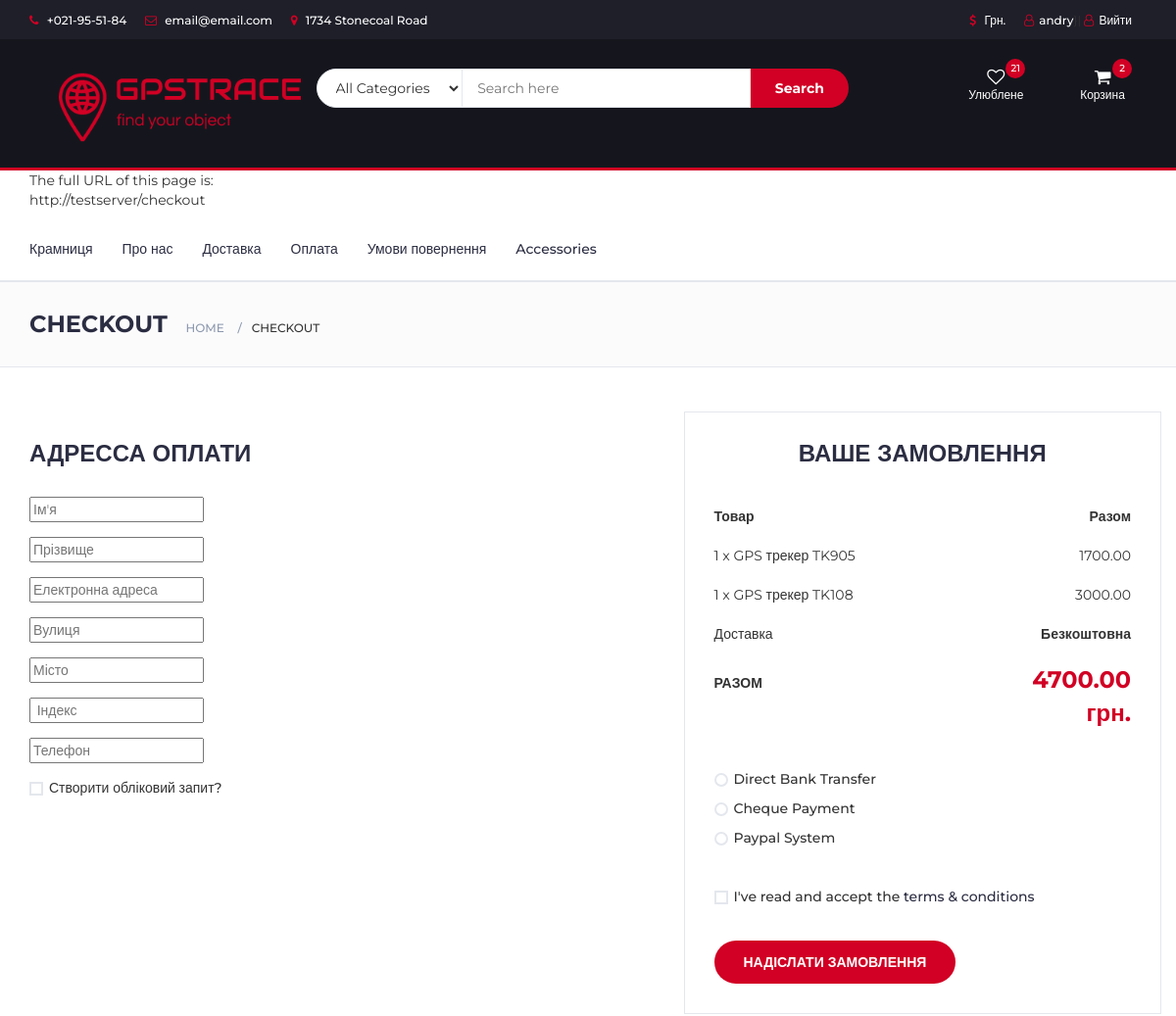
The page /checkout (signed in, upper part) on the database as committed earlier.
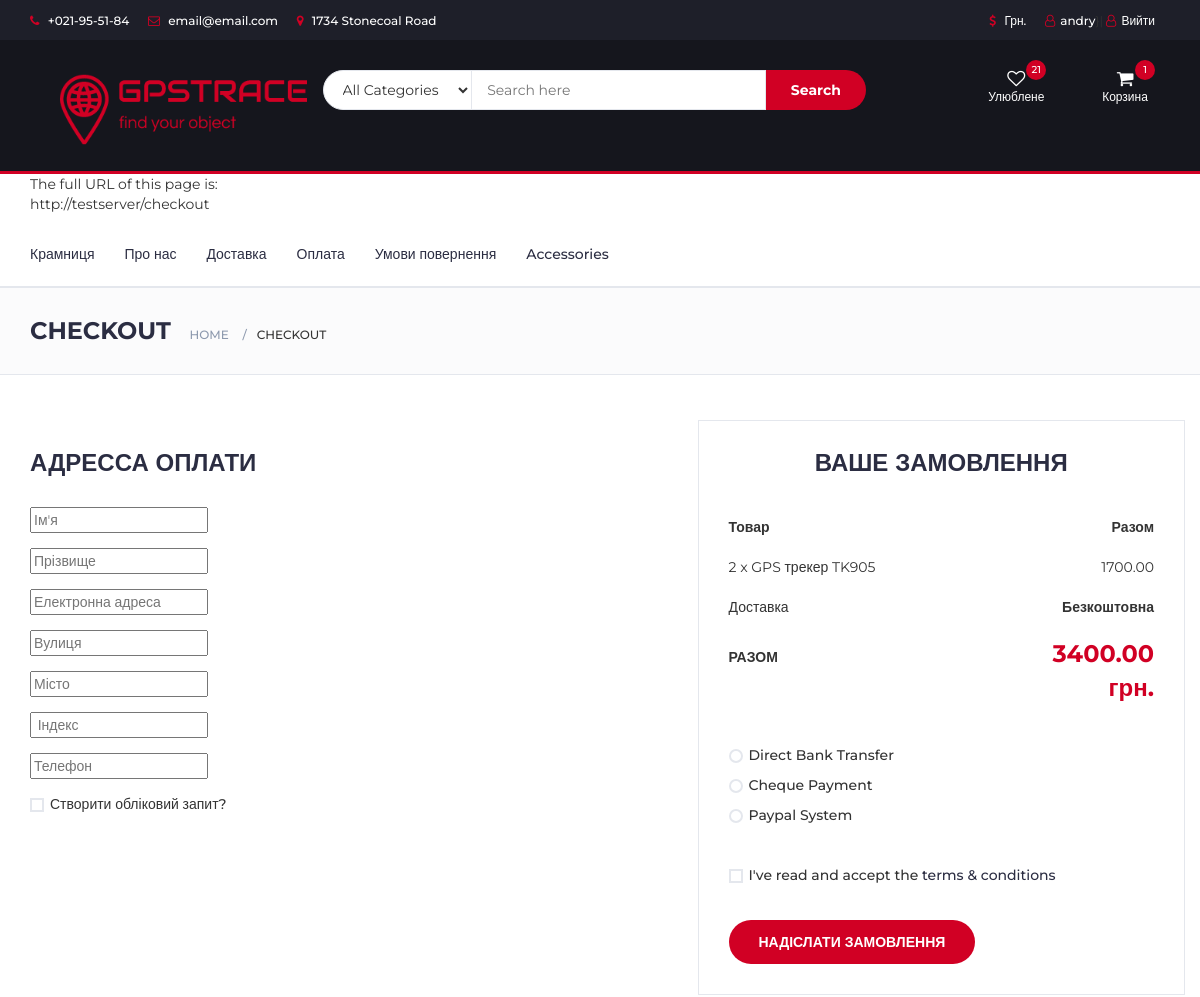
The same page on the database as committed later.
### store/models.py (models this page shows, shortened)
class Order(models.Model):
    user = models.ForeignKey(settings.AUTH_USER_MODEL,
                             on_delete=models.CASCADE)
    items = models.ManyToManyField(OrderItem)
    start_date = models.DateTimeField(auto_now_add=True)
    ordered_date = models.DateTimeField()
    ordered = models.BooleanField(default=False)
    ordered_date = models.DateTimeField(blank=True)
    shipping_address = models.ForeignKey('ShippingAddress', on_delete=models.SET_NULL, blank=True, null=True)

class OrderItem(models.Model):
    user = models.ForeignKey(settings.AUTH_USER_MODEL,
                             on_delete=models.CASCADE)
    ordered = models.BooleanField(default=False)
    item = models.ForeignKey(Item, on_delete=models.CASCADE)
    quantity = models.IntegerField(default=1)
    ordered = models.BooleanField(default=False)

class Item(models.Model):
    title = models.CharField(max_length=100, null=True, verbose_name='Назва товару')
    slug = models.SlugField(max_length=100, unique=True, db_index=True, null=True)
    photo = models.ImageField(upload_to='img', null=True)
    price = models.DecimalField(max_digits=7, decimal_places=2, blank=True, null=True, verbose_name='Ціна товару')
    discount = models.DecimalField(max_digits=7, decimal_places=2, blank=True, null=True, verbose_name='Знижка у %')
    description = models.TextField(max_length=5000, null=True, blank=True, verbose_name='Опис')
    label = models.CharField(choices=LABEL_CHOICES, max_length=20, null=True, blank=True, verbose_name='Акційна мітка')
    battery = models.CharField(choices=BATTERY_CHOICES, max_length=20, null=True, blank=True,
                               verbose_name='Ємність акумуляторної батареї')
    cat = models.ForeignKey('Category', on_delete=models.PROTECT, null=True)
    quantity = models.IntegerField(default=1)

### store/views.py (the view, shortened to what this page needs)
# urls.py: path('checkout', CheckOutView.as_view(), name='checkout'),
class CheckOutView(LoginRequiredMixin, ListView):
    def get(self, *args, **kwargs):
        form = CheckoutForms()
        try:
            order = Order.objects.get(user=self.request.user, ordered=False)
        except ObjectDoesNotExist:
            messages.warning(self.request, "You do not have an active order")
            return redirect("/")
        context = {
            'form': form,
            'ob_item': order
        }
        return render(self.request, "store/checkout.html", context)

### store/forms.py
class CheckoutForms(forms.Form):
    first_name = forms.CharField(widget=forms.TextInput(attrs={
        'placeholder': "Ім'я", 'class': 'form-input'
    }))
    last_name = forms.CharField(widget=forms.TextInput(attrs={
        'placeholder': 'Прізвище', 'class': 'form-input'
    }))
    street_address = forms.CharField(widget=forms.TextInput(attrs={
        'placeholder': 'Вулиця', 'class': 'form-input'
    }))
    city = forms.CharField(widget=forms.TextInput(attrs={
        'placeholder': 'Місто', 'class': 'form-input'
    }))
    email = forms.CharField(widget=forms.TextInput(attrs={
        'placeholder': 'Електронна адреса', 'class': 'form-input'
    }))
    index = forms.CharField(widget=forms.TextInput(attrs={
        'placeholder': ' Індекс', 'class': 'form-input'
    }))
    phone = forms.CharField(widget=forms.TextInput(attrs={
        'placeholder': 'Телефон', 'class': 'form-input'
    }))

### store/templatetags/store_tags.py (called while the page is built)
@register.filter
def cart_item_count(user):
    if user.is_authenticated:
        qs = Order.objects.filter(user=user, ordered=False)
        if qs.exists():
            return qs[0].items.count()
    return 0

### store/templates/store/checkout.html (shortened to what this page needs)
{% load static %}
{% load store_tags %}
<html lang="en">
	<head>
 		<link type="text/css" rel="stylesheet" href="{% static 'css/bootstrap.min.css' %}"/>
 		<link type="text/css" rel="stylesheet" href="{% static 'css/slick.css' %}"/>
 		<link type="text/css" rel="stylesheet" href="{% static 'css/slick-theme.css' %}"/>
 		<link type="text/css" rel="stylesheet" href="{% static 'css/nouislider.min.css' %}"/>
 		<link rel="stylesheet" href="{% static 'css/font-awesome.min.css' %}">
 		<link type="text/css" rel="stylesheet" href="{% static 'css/style.css' %}"/>
    </head>
	<body>
{% include "store/navbar.html" %}
		<div id="breadcrumb" class="section">
			<div class="container">
				<div class="row">
					<div class="col-md-12">
						<h3 class="breadcrumb-header">Checkout</h3>
						<ul class="breadcrumb-tree">
							<li><a href="#">Home</a></li>
							<li class="active">Checkout</li>
						</ul>
					</div>
				</div>
			</div>
		</div>
						<form method="POST" class="card-body">
		<div class="section">
			<div class="container">
				<div class="row">
					<div class="col-md-7">
						<div class="billing-details">
							<div class="section-title">
								<h3 class="title">Адресса оплати</h3>
							</div>
							<form method="POST" class="form-group">
							<div class="form-group"> {{ form.first_name }}
							</div>
							<div class="form-group"> {{ form.last_name }}
							</div>
							<div class="form-group">{{ form.email }}
							</div>
							<div class="form-group">{{ form.street_address }}
							</div>
							<div class="form-group">{{ form.city }}
							</div>
							<div class="form-group">{{ form.index }}
							</div>
							<div class="form-group">{{ form.phone }}
							</div>
							<div class="form-group">
								<div class="input-checkbox">
									<label for="create-account">
										<span></span>
										Створити обліковий запит?
									</label>
								</div>
							</div>
						</div>
						<div class="shiping-details">
							<div class="input-checkbox">
								<label for="shiping-address">
								</label>
							</div>
						</div>
					</div>
					<div class="col-md-5 order-details">
						<div class="section-title text-center">
							<h3 class="title">Ваше замовлення</h3>
						</div>
						<div class="order-summary">
							<div class="order-col">
								<div><strong>Товар</strong></div>
								<div><strong>Разом</strong></div>
							</div>
							{% for items_checkout in ob_item.items.all %}
							<div class="order-products">
								<div class="order-col">
									<div>{{items_checkout.quantity}} x {{items_checkout.item.title}}</div>
									<div>{{items_checkout.item.price}}</div>
								</div>
							</div>
							{% endfor %}
							<div class="order-col">
								<div>Доставка</div>
								<div><strong>Безкоштовна</strong></div>
							</div>
							<div class="order-col">
								<div><strong>РАЗОМ</strong></div>
								<div><strong class="order-total">{{ request.user|get_cart_total_price }} грн.</strong></div>
							</div>
						</div>
						<div class="payment-method">
							<div class="input-radio">
								<label for="payment-1">
									<span></span>
									Direct Bank Transfer
								</label>
							</div>
							<div class="input-radio">
								<label for="payment-2">
									<span></span>
									Cheque Payment
								</label>
							</div>
							<div class="input-radio">
								<label for="payment-3">
									<span></span>
									Paypal System
								</label>
							</div>
						</div>
						<div class="input-checkbox">
							<label for="terms">
								<span></span>
								I've read and accept the <a href="#">terms & conditions</a>
							</label>
						</div>
						<button class="primary-btn order-submit" type="submit">Надіслати замовлення</button>
					</div>
				</div>
			</div>
			</form>
	</body>
</html>

### store/templates/store/navbar.html (shortened to what this page needs)
{% load static %}
{% load store_tags %}
    <link type="text/css" rel="stylesheet" href="{% static 'css/bootstrap.min.css' %}"/>
    <link type="text/css" rel="stylesheet" href="{% static 'css/slick.css' %}"/>
    <link type="text/css" rel="stylesheet" href="{% static 'css/slick-theme.css' %}"/>
    <link type="text/css" rel="stylesheet" href="{% static 'css/nouislider.min.css' %}"/>
    <link rel="stylesheet" href="{% static 'css/font-awesome.min.css' %}">
    <link type="text/css" rel="stylesheet" href="{% static 'css/style.css' %}"/>
	<header>
    <div id="top-header">
        <div class="container">
            <ul class="header-links pull-left">
                <li><a href="#"><i class="fa fa-phone"></i> +021-95-51-84</a></li>
                <li><a href="#"><i class="fa fa-envelope-o"></i> email@email.com</a></li>
                <li><a href="#"><i class="fa fa-map-marker"></i> 1734 Stonecoal Road</a></li>
            </ul>
            <ul class="header-links pull-right">
                <li><a href="#"><i class="fa fa-dollar"></i> Грн.</a></li>
                {% if request.user.is_authenticated %}
                <li><a href="#"><i class="fa fa-user-o"></i>{{ user.username }}</a>}|
                    <a href="{% url 'logout'  %}"><i class="fa fa-user-o"></i>Вийти</li>
                {% else %}
                <li><a href="{% url 'login'  %}"><i class="fa fa-user-o"></i>Обліковий запис</a></li>
                 {% endif %}
            </ul>
        </div>
    </div>
    <div id="header">
        <div class="container">
            <div class="row">
                <div class="col-md-3">
                    <div class="header-logo">
                        <a href="#" class="logo">
                            <img src="{% static './img/logo.png' %}" alt="">
                        </a>
                    </div>
                </div>
                <div class="col-md-6">
                    <div class="header-search">
                        <form>
                            <select class="input-select">
                                <option value="0">All Categories</option>
                            </select>
                            <input class="input" placeholder="Search here">
                            <button class="search-btn">Search</button>
                        </form>
                    </div>
                </div>
                <div class="col-md-3 clearfix">
                    <div class="header-ctn">
                        <div>
                            <a href="#">
                                <i class="fa fa-heart-o"></i>
                                <span>Улюблене</span>
                                <div class="qty">21</div>
                            </a>
                        </div>
                        <div class="dropdown">
                            <a class="dropdown-toggle" data-toggle="dropdown" aria-expanded="true">
                                <i class="fa fa-shopping-cart"></i>
                                <span>Корзина</span>
                                <div class="qty">{{ request.user|cart_item_count }}</div>
                            </a>
                        </div>
                    </div>
                </div>
            </div>
        </div>
    </div>
</header>
<nav id="navigation">
    <div class="container">
        <div id="responsive-nav">
            <ul class="main-nav nav navbar-nav">
<p id="demo"></p>
                 {% if 'id' == 'home' %}
                <li class="active"><a href="{% url 'home' %}">Вітрина</a></li>
                 {% else %}
                <li><a href="{% url 'index' %}">Крамниця</a></li>
                {% endif %}
                <li><a href="#">Про нас</a></li>
                <li><a href="#">Доставка</a></li>
                <li><a href="#">Оплата</a></li>
                <li><a href="#">Умови повернення</a></li>
                <li><a href="#">Accessories</a></li>
            </ul>
        </div>
        </div>
</nav>

Rows that differ between the two databases and show on the page:
removed OrderItem: quantity "1", item "GPS трекер TK905", item.price "1700.00"
removed OrderItem: quantity "1", item "GPS трекер TK108", item.price "3000.00"
added OrderItem: quantity "2", item "GPS трекер TK905", item.price "1700.00"
Other text that changed with them:
{{ request.user|cart_item_count }}: "2" → "1"
{{ request.user|get_cart_total_price }}: "4700.00" → "3400.00"
